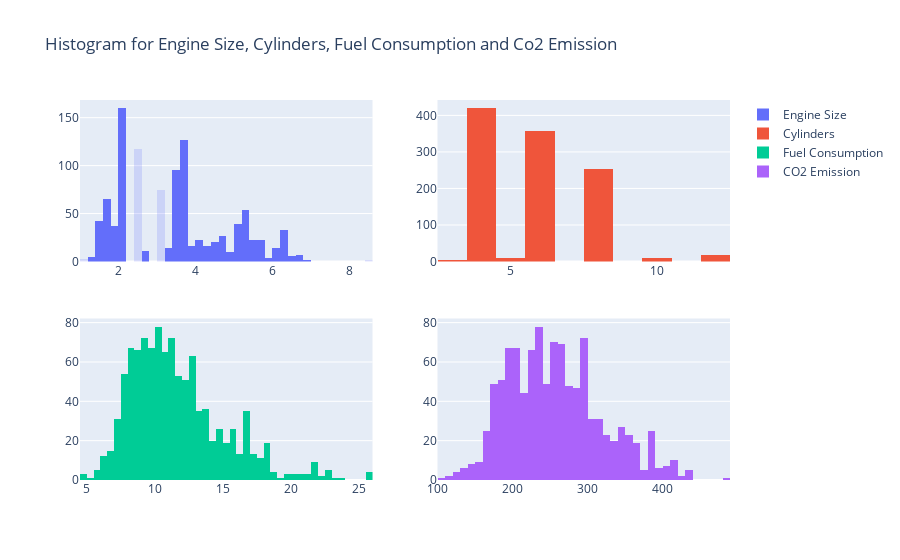

Source (notebook cell):
### Markdown cell above
Plotting the features

### Code cell
import plotly.express as px
import plotly.graph_objects as go
from plotly.subplots import make_subplots


viz = cdf[['ENGINESIZE','CYLINDERS','FUELCONSUMPTION_COMB','CO2EMISSIONS']]

fig = make_subplots(rows=2, cols=2)
trace0 = go.Histogram(x = viz['ENGINESIZE'], name='Engine Size')
trace1 = go.Histogram(x=viz['CYLINDERS'], name='Cylinders')
trace2 = go.Histogram(x=viz['FUELCONSUMPTION_COMB'], name='Fuel Consumption')
trace3 = go.Histogram(x=viz['CO2EMISSIONS'], name='CO2 Emission')
fig.update_layout(title='Histogram for Engine Size, Cylinders, Fuel Consumption and Co2 Emission')
fig.append_trace(trace0,1,1)
fig.append_trace(trace1,1,2)
fig.append_trace(trace2,2,1)
fig.append_trace(trace3,2,2)
fig.show()

### Figure 1 — Plotly figure (JSON) as saved in the notebook; plotly's stock layout.template omitted (floating-point values rounded to 4 significant figures; data arrays with more than 128 entries replaced by an {"elided": "..."} marker saying what was removed)
{"data": [{"name": "Engine Size", "selectedpoints": {"elided": "1067 int values"}, "type": "histogram", "x": {"elided": "1067 float values"}, "xaxis": "x", "yaxis": "y"}, {"name": "Cylinders", "type": "histogram", "x": {"elided": "1067 int values"}, "xaxis": "x2", "yaxis": "y2"}, {"name": "Fuel Consumption", "type": "histogram", "x": {"elided": "1067 float values"}, "xaxis": "x3", "yaxis": "y3"}, {"name": "CO2 Emission", "type": "histogram", "x": {"elided": "1067 int values"}, "xaxis": "x4", "yaxis": "y4"}], "layout": {"autosize": true, "dragmode": "pan", "title": {"text": "Histogram for Engine Size, Cylinders, Fuel Consumption and Co2 Emission"}, "xaxis": {"anchor": "y", "autorange": true, "domain": [0, 0.45], "range": [1.0, 8.6], "type": "linear"}, "xaxis2": {"anchor": "y2", "autorange": true, "domain": [0.55, 1], "range": [2.5, 12.5], "type": "linear"}, "xaxis3": {"anchor": "y3", "autorange": true, "domain": [0, 0.45], "range": [4.5, 26], "type": "linear"}, "xaxis4": {"anchor": "y4", "autorange": true, "domain": [0.55, 1], "range": [99.5, 489.5], "type": "linear"}, "yaxis": {"anchor": "x", "autorange": true, "domain": [0.575, 1], "range": [0, 168.4]}, "yaxis2": {"anchor": "x2", "autorange": true, "domain": [0.575, 1], "range": [0, 442.1]}, "yaxis3": {"anchor": "x3", "autorange": true, "domain": [0, 0.425], "range": [0, 82.11]}, "yaxis4": {"anchor": "x4", "autorange": true, "domain": [0, 0.425], "range": [0, 82.11]}}}
